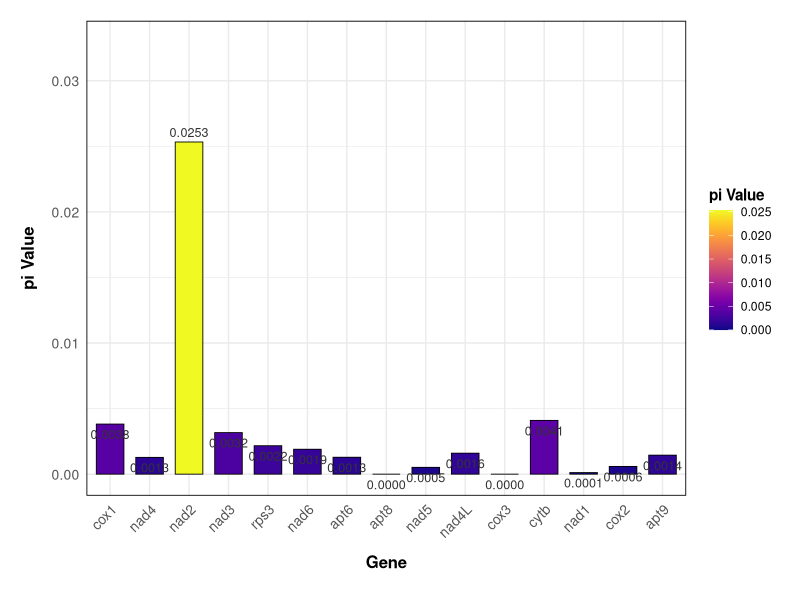
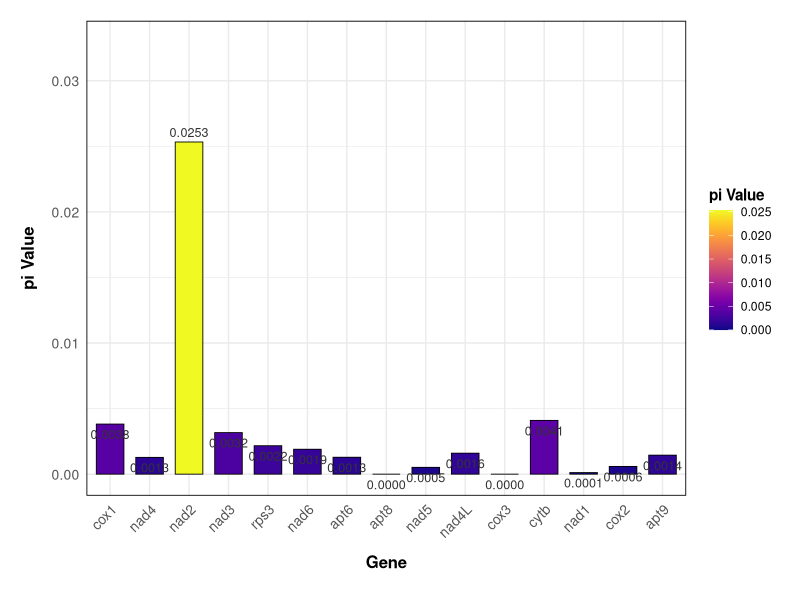

Source code (R) for these figures, in order:
# 加载必要的R包
setwd("/home/maruichen/workspace/9.R/02.mito/06.snpplote/")

library(ggplot2)   # 核心绘图包
library(dplyr)     # 数据处理
library(viridis)   # 科研级颜色方案

# 1. 输入数据（保持原始基因顺序）
df <- data.frame(
  gene = c("cox1", "nad4", "nad2", "nad3", "rps3", "nad6", "apt6", 
           "apt8", "nad5", "nad4L", "cox3", "cytb", "nad1", "cox2", "apt9"),
  pi = c(0.00382, 0.00128, 0.02533, 0.00317, 0.00217, 0.0019, 0.00129, 
         0, 0.00052, 0.0016, 0, 0.00410, 0.00012, 0.00059, 0.00145)
)

# 2. 锁定原始基因顺序
df <- df %>% 
  mutate(gene = factor(gene, levels = gene))

# 3. 绘制柱状图（添加外围框线）
p <- ggplot(df, aes(x = gene, y = pi, fill = pi)) +
  geom_col(width = 0.7, color = "black", linewidth = 0.3) +  # 柱状图主体
  
  # 颜色方案
  scale_fill_viridis(option = "plasma", name = "pi Value") +
  
  # 数值标签（根据数值大小调整位置）
  geom_text(
    aes(label = sprintf("%.4f", pi)),
    vjust = ifelse(df$pi == 0, 1.5, ifelse(df$pi < 0.005, 1.5, -0.5)),
    size = 3.2, 
    color = "#333333"
  ) +
  
  # 英文标题和坐标轴标签
  labs(
    title = NULL,
    x = "Gene", 
    y = "pi Value"
  ) +
  
  # 主题设置（添加外围框线）
  theme_minimal() +
  theme(
    # 添加外围框线
    panel.border = element_rect(color = "black", fill = NA, linewidth = 0.6),
    # 确保绘图区域背景透明，不与边框冲突
    panel.background = element_blank(),
    
    plot.title = element_text(
      hjust = 0.5, size = 14, face = "bold", margin = margin(b = 12)
    ),
    axis.title.x = element_text(size = 12, face = "bold", margin = margin(t = 10)),
    axis.title.y = element_text(size = 12, face = "bold", margin = margin(r = 10)),
    axis.text.x = element_text(
      angle = 45, hjust = 1, size = 10, color = "#555555"
    ),
    axis.text.y = element_text(size = 10, color = "#555555"),
    legend.title = element_text(size = 11, face = "bold"),
    legend.position = "right",
    plot.margin = margin(15, 15, 20, 15)
  ) +
  
  # 调整y轴范围
  ylim(0, max(df$pi) * 1.3)

# 显示图形
print(p)

# 保存为SVG矢量图
ggsave(
  "gene_pi_plot_with_border4.svg",
  plot = p,
  width = 9, height = 4,
  device = "svg"
)
